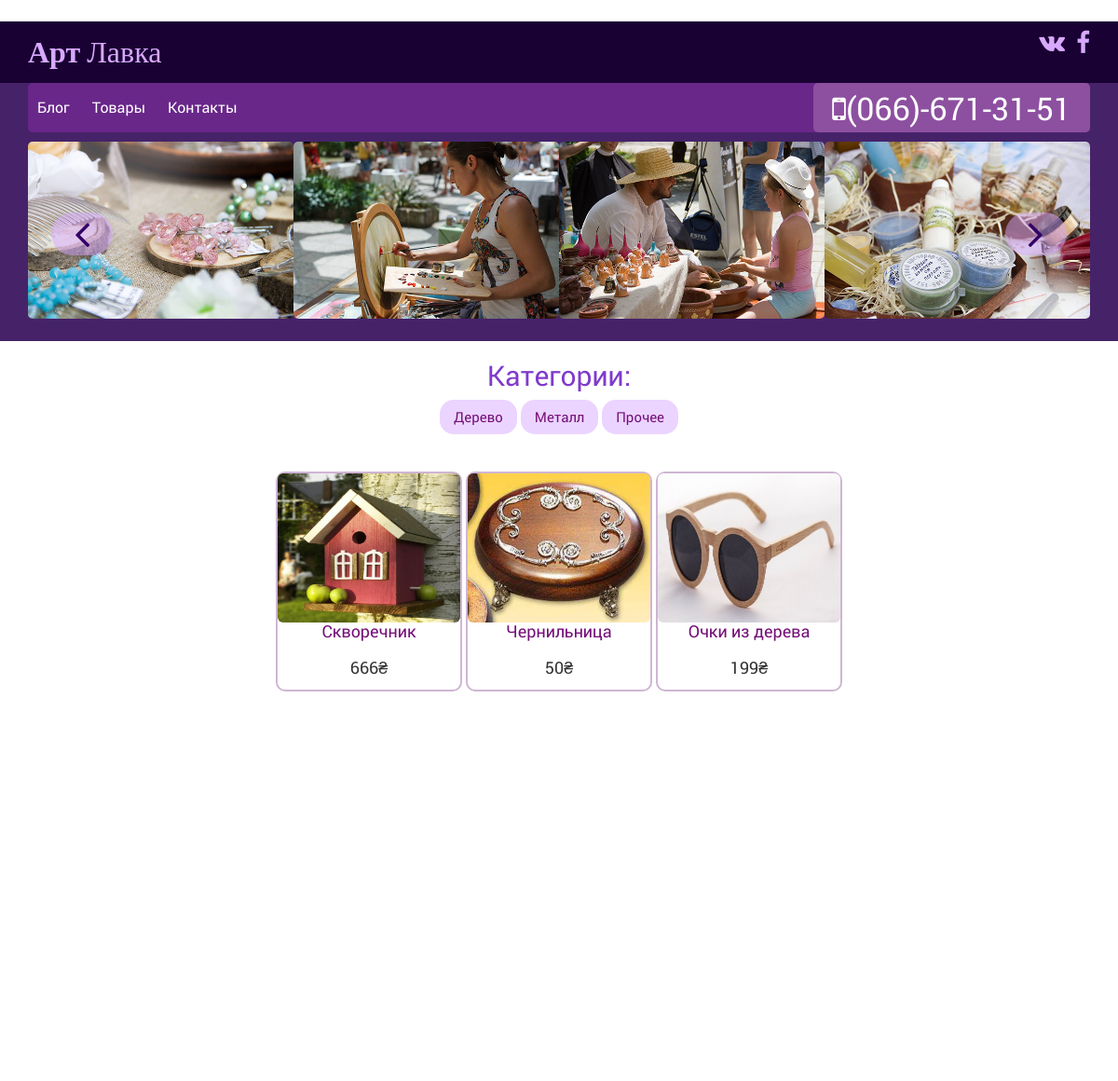
Page /store/ (upper part) on the earlier database version.
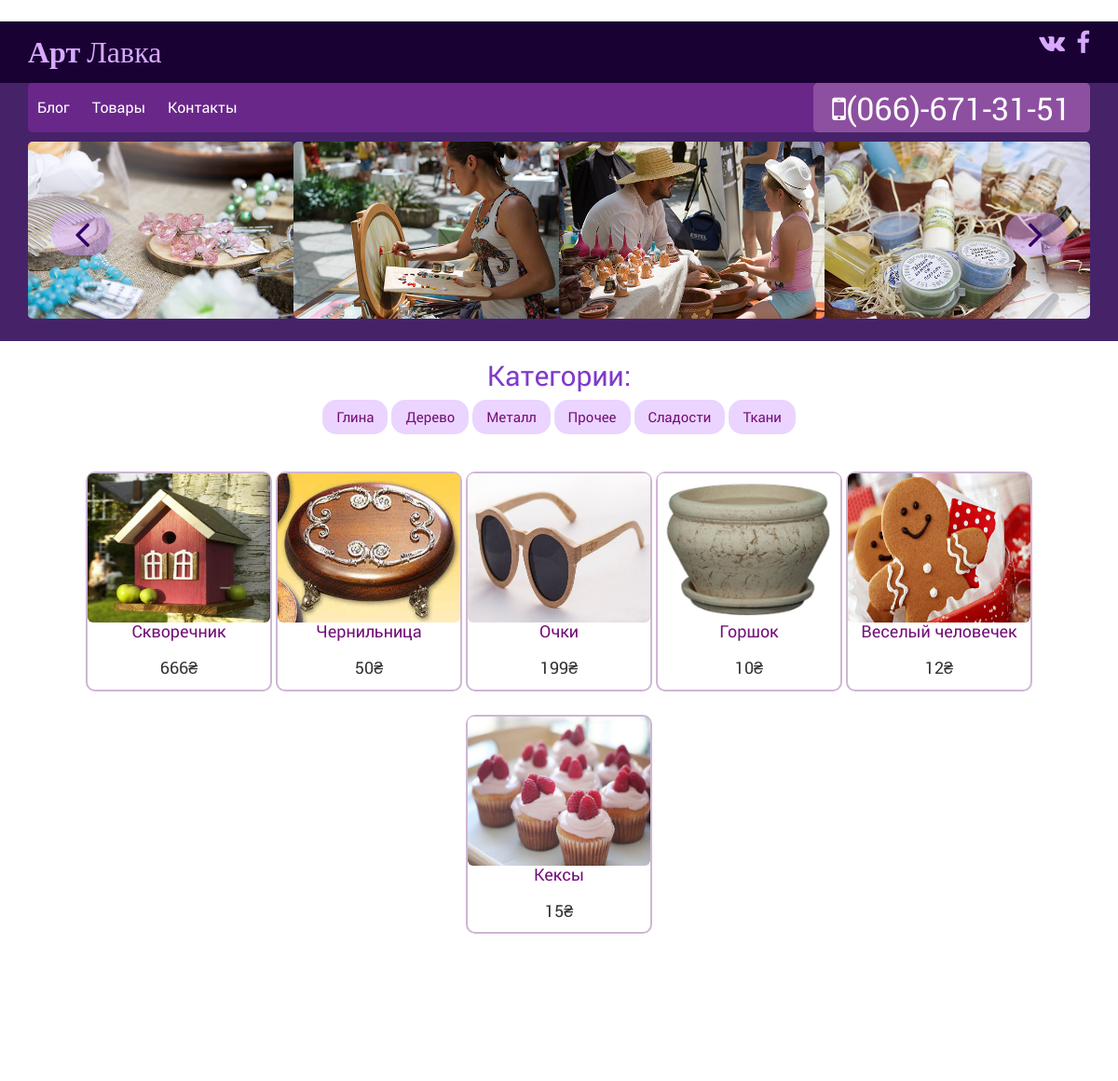
Same page on the later database version.
### wood/models.py (models this page shows, shortened)
class Category(models.Model):
    class Meta:
        ordering = ('name',)
        verbose_name = 'Category'
        verbose_name_plural = 'Categories'
    name = models.CharField(max_length=100)

class Product(models.Model):
    name = models.CharField(max_length=100)
    image = models.ImageField(upload_to='img/shop/', default=None)
    description = models.TextField()
    price = models.PositiveIntegerField()
    category = models.ForeignKey('Category', on_delete=models.CASCADE, null=True)
    def short_name(self):
        short = ' '.join(self.name[:40].split(' '))
        return short

### wood/views.py (the view)
# urls.py: url(r'^store/$', views.store, name='store'),
def store(request):
    get_products = Product.objects.all()
    get_categories = Category.objects.all()
    content = {'products': get_products, 'categories': get_categories}
    return render(request, 'wood/store.html', content)

### wood/templates/wood/store.html (shortened to what this page needs)
﻿{% extends 'wood/base.html' %}
{% block content %}
    <div class="container">
        <div class="col-md-12 store">
            <div class="store_category">
                <h2>Категории:</h2>
                <ul >
                    {% for category in categories %}
                        <li><a href="{% url 'store_category' category.id %}" class='button'>
                            {{ category.name }}</a></li>
                    {% endfor %}
                </ul>
            </div>
            <div>
                {% for product in products %}
                <div class="store_page_items">
                    <img src="{{ product.image.url }}" alt='{{ product.name }}' class="store_images img-rounded"/>
                    <div class="store_page_items_info">
                        <div class="store_page_items_name">
                            <a href="{% url 'store_item' product.id %}">{{ product.short_name }}</a>
                        </div>
                        <div class="store_items_price">
                            <p>{{ product.price }}&#8372</p>
                        </div>
                    </div>
                </div>
                {% endfor %}
            </div>
        </div>
    </div>
{% endblock %}

### wood/templates/wood/base.html (shortened to what this page needs)
{% load staticfiles %}
<!DOCTYPE html>
<html lang="ru">
<head>
	<link rel="stylesheet" href={% static "wood/libs/font-awesome-4.2.0/css/font-awesome.min.css" %} />
	<link rel="stylesheet" href={% static "wood/libs/owl-carousel/owl.carousel.css" %} />
    <link rel="stylesheet" href={% static "wood/libs/bootstrap/bootstrap.min.css" %} />
	<link rel="stylesheet" href={% static "wood/css/fonts.css" %} />
	<link rel="stylesheet" href={% static "wood/css/main.css" %} />
	<link rel="stylesheet" href={% static "wood/css/media.css" %} />
</head>
<body>
    <header class="top_header">
        <div class="header_topline">
            <div class="container">
                <div class="col-md-12">
                    <div class="row">
                        <div class="top_links">
                            <div class="logo">
                                <a href="{% url 'main' %}"><strong>Арт</strong><span> Лавка</span></a>
                            </div>
                        </div>
                        <div class="soc_buttons">
                        <a target="_blank" href="https://vk.com/art_lavka_energodar">
                            <i class="fa fa-vk" aria-hidden="true"></i></a>
                        <a target="_blank" href="https://www.facebook.com/groups/1535250940132470/">
                            <i class="fa fa-facebook" aria-hidden="true"></i></a>
                        </div>
                    </div>
                </div>
            </div>
        </div>
        <div class="container">
            <div class="col-md-12">
                <div class="row">
                    <nav class="main_menu clearfix">
                        <ul>
                            <li><a href="{% url 'main' %}">Блог</a></li>
                            <li><a href="{% url 'store' %}">Товары</a></li>
                            <li><a href="{% url 'about' %}">Контакты</a></li>
                        </ul>
                        <div class="top_contacts">
                            <i class="fa fa-mobile" aria-hidden="true"></i>(066)-671-31-51
                        </div>
                    </nav>
                    <div class="slider_container">
                        <div class="next_button"><i class="fa fa-angle-right" aria-hidden="true"></i></div>
                        <div class="prev_button"><i class="fa fa-angle-left" aria-hidden="true"></i></div>
                        <div class="carousel">
                            <div class="slide_item"><img src="{% static "wood/images/1.jpg" %} " alt=""></div>
                            <div class="slide_item"><img src="{% static "wood/images/2.jpg" %} " alt=""></div>
                            <div class="slide_item"><img src="{% static "wood/images/3.jpg" %} " alt=""></div>
                            <div class="slide_item"><img src="{% static "wood/images/4.jpg" %} " alt=""></div>
                        </div>
                    </div>
                </div>
            </div>
        </div>
    </header>
    <section class="main_content">
        {% block content %}{% endblock %}
    </section>
</body>
</html>

### wood/static/wood/css/main.css (style rules this page uses)
body { font-family: "RobotoRegular", sans-serif; font-size: 16px; }
h2, h3 { color: #803acc; font-family: 'RobotoRegular', sans-serif; }
.button { background-color: rgba(215, 169, 255, 0.5); border: none; border-radius: 15px; padding: 8px 15px; margin-bottom: 40px; text-align: center; text-decoration: none; display: inline-block; font-size: 15px; }
.header_topline { background-color: #1a0133; padding:10px 0; }
.header_topline a { color: #d7a9ff; }
.top_links { display: inline-block; vertical-align: middle; }
.soc_buttons { float: right; vertical-align: middle; }
.soc_buttons a { font-size:26px; margin-left:8px; display: inline-block; }
.logo { display: inline-block; padding: 0; color: #fff; font-size: 2em; font-family: 'Lobster', cursive; text-align: center; }
.top_header { background-color: #462369; }
.main_menu { background-color: #69278a; color: #fff; margin-bottom: 20px; border-radius: 5px; }
.main_menu a { color: #fff; padding: 15px 10px; display: block; border-radius: 5px; -webkit-transition: all .45s; -moz-transition: all .45s ; -o-transition: all .45s ; transition: all .45s ; }
.main_menu ul { margin: 0; padding: 0; list-style-type:none; float: left; }
.main_menu ul li { display: inline-block; }
.top_contacts { background-color: #8d50a0; float: right; font-size: 34px; line-height: 53px; padding: 0 20px; border-radius: 5px; }
.slider_container img { max-width:100%; border-radius: 5px; }
.slider_container { position: relative; margin-bottom: 24px; margin-top: -10px; }
.next_button, .prev_button { background-color: rgba(215, 169, 255, 0.5); padding: 0 25px; color: #330066; font-size: 46px; position: absolute; z-index: 10; cursor: pointer; top: 40%; border-radius: 10em; }
.next_button { right: 25px; }
.prev_button { left: 25px; }
.main_content { min-height: 100% !important; height: auto; }
a { color: rgb(116, 15, 120); }
.store { width: 100%; text-align: center; }
.store_category { font-size: 16px; text-align: center; }
.store_category ul { margin-bottom: 0; list-style-type: none; padding-left: 0; }
.store_category ul li { display: inline; }
.store_page_items { width: 200px; display: inline-block; border: solid 2px rgba(98, 10, 112, 0.3); border-radius: 10px; margin-bottom: 25px; }
.store_page_items_info { position: relative; font-size: 18px; margin-bottom: 0; text-align: center; }
.store_page_items_name { height: 2em; margin-bottom: 0; line-height: 100%; }
.store_images { height: 160px; width: 100%; }

Differences in the rows shown:
added Category: name "Глина"
added Category: name "Сладости"
added Category: name "Ткани"
changed Product: short_name "Очки из дерева" → "Очки"
added Product: image (picture), short_name "Горшок", price "10"
added Product: image (picture), short_name "Веселый человечек", price "12"
added Product: image (picture), short_name "Кексы", price "15"
